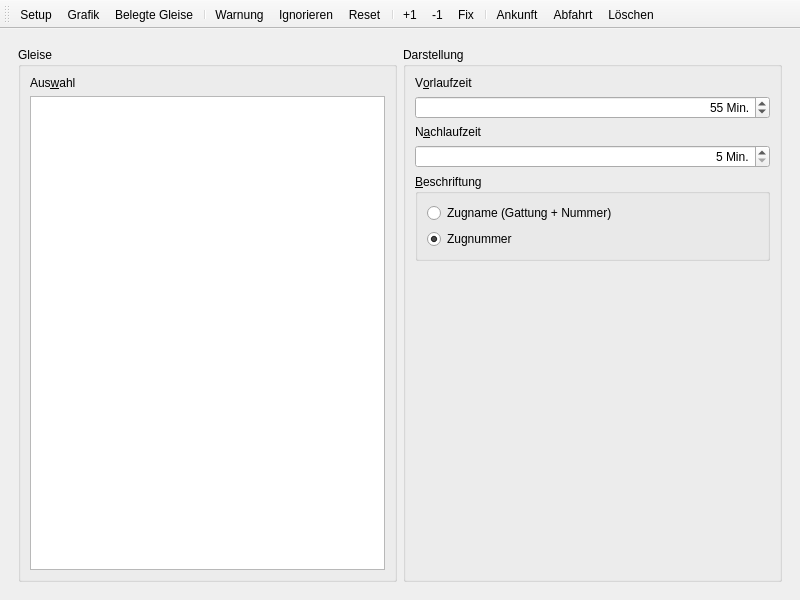
<?xml version="1.0" encoding="UTF-8"?>
<ui version="4.0">
 <class>GleisbelegungWindow</class>
 <widget class="QMainWindow" name="GleisbelegungWindow">
  <property name="geometry">
   <rect>
    <x>0</x>
    <y>0</y>
    <width>800</width>
    <height>600</height>
   </rect>
  </property>
  <property name="windowTitle">
   <string>MainWindow</string>
  </property>
  <widget class="QWidget" name="centralwidget">
   <layout class="QHBoxLayout" name="horizontalLayout_3">
    <item>
     <widget class="QStackedWidget" name="stackedWidget">
      <property name="currentIndex">
       <number>0</number>
      </property>
      <widget class="QWidget" name="settings_page">
       <layout class="QHBoxLayout" name="horizontalLayout_2">
        <item>
         <widget class="QGroupBox" name="gleise_group">
          <property name="title">
           <string>Gleise</string>
          </property>
          <layout class="QVBoxLayout" name="verticalLayout">
           <item>
            <widget class="QLabel" name="gleise_label">
             <property name="text">
              <string>Aus&amp;wahl</string>
             </property>
             <property name="buddy">
              <cstring>gleisView</cstring>
             </property>
            </widget>
           </item>
           <item>
            <widget class="QTreeView" name="gleisView">
             <property name="alternatingRowColors">
              <bool>true</bool>
             </property>
            </widget>
           </item>
          </layout>
         </widget>
        </item>
        <item>
         <widget class="QGroupBox" name="darstellung_group">
          <property name="title">
           <string>Darstellung</string>
          </property>
          <layout class="QVBoxLayout" name="verticalLayout_3">
           <item>
            <widget class="QLabel" name="vorlaufzeit_label">
             <property name="text">
              <string>V&amp;orlaufzeit</string>
             </property>
             <property name="buddy">
              <cstring>vorlaufzeit_spin</cstring>
             </property>
            </widget>
           </item>
           <item>
            <widget class="QSpinBox" name="vorlaufzeit_spin">
             <property name="alignment">
              <set>Qt::AlignRight|Qt::AlignTrailing|Qt::AlignVCenter</set>
             </property>
             <property name="suffix">
              <string> Min.</string>
             </property>
             <property name="minimum">
              <number>15</number>
             </property>
             <property name="maximum">
              <number>120</number>
             </property>
             <property name="singleStep">
              <number>5</number>
             </property>
             <property name="value">
              <number>55</number>
             </property>
            </widget>
           </item>
           <item>
            <widget class="QLabel" name="nachlaufzeit_label">
             <property name="text">
              <string>N&amp;achlaufzeit</string>
             </property>
             <property name="buddy">
              <cstring>nachlaufzeit_spin</cstring>
             </property>
            </widget>
           </item>
           <item>
            <widget class="QSpinBox" name="nachlaufzeit_spin">
             <property name="alignment">
              <set>Qt::AlignRight|Qt::AlignTrailing|Qt::AlignVCenter</set>
             </property>
             <property name="suffix">
              <string> Min.</string>
             </property>
             <property name="minimum">
              <number>5</number>
             </property>
             <property name="maximum">
              <number>120</number>
             </property>
             <property name="singleStep">
              <number>5</number>
             </property>
             <property name="value">
              <number>5</number>
             </property>
            </widget>
           </item>
           <item>
            <widget class="QGroupBox" name="beschriftung_group">
             <property name="sizePolicy">
              <sizepolicy hsizetype="Expanding" vsizetype="Minimum">
               <horstretch>0</horstretch>
               <verstretch>0</verstretch>
              </sizepolicy>
             </property>
             <property name="title">
              <string>&amp;Beschriftung</string>
             </property>
             <layout class="QVBoxLayout" name="verticalLayout_2">
              <item>
               <widget class="QRadioButton" name="name_button">
                <property name="text">
                 <string>Zugname (Gattung + Nummer)</string>
                </property>
               </widget>
              </item>
              <item>
               <widget class="QRadioButton" name="nummer_button">
                <property name="text">
                 <string>Zugnummer</string>
                </property>
                <property name="checked">
                 <bool>true</bool>
                </property>
               </widget>
              </item>
             </layout>
            </widget>
           </item>
           <item>
            <widget class="QWidget" name="darstellung_stretch" native="true">
             <property name="sizePolicy">
              <sizepolicy hsizetype="Preferred" vsizetype="Expanding">
               <horstretch>0</horstretch>
               <verstretch>0</verstretch>
              </sizepolicy>
             </property>
            </widget>
           </item>
          </layout>
         </widget>
        </item>
       </layout>
      </widget>
      <widget class="QWidget" name="display_page">
       <layout class="QHBoxLayout" name="horizontalLayout">
        <property name="leftMargin">
         <number>0</number>
        </property>
        <property name="topMargin">
         <number>0</number>
        </property>
        <property name="rightMargin">
         <number>0</number>
        </property>
        <property name="bottomMargin">
         <number>0</number>
        </property>
        <item>
         <widget class="QSplitter" name="displaySplitter">
          <property name="orientation">
           <enum>Qt::Vertical</enum>
          </property>
          <widget class="QWidget" name="grafikWidget" native="true">
           <property name="sizePolicy">
            <sizepolicy hsizetype="Expanding" vsizetype="Expanding">
             <horstretch>0</horstretch>
             <verstretch>0</verstretch>
            </sizepolicy>
           </property>
          </widget>
          <widget class="QLabel" name="zuginfoLabel">
           <property name="sizePolicy">
            <sizepolicy hsizetype="Preferred" vsizetype="Preferred">
             <horstretch>0</horstretch>
             <verstretch>0</verstretch>
            </sizepolicy>
           </property>
           <property name="maximumSize">
            <size>
             <width>16777215</width>
             <height>50</height>
            </size>
           </property>
           <property name="baseSize">
            <size>
             <width>0</width>
             <height>0</height>
            </size>
           </property>
           <property name="frameShape">
            <enum>QFrame::Box</enum>
           </property>
           <property name="frameShadow">
            <enum>QFrame::Sunken</enum>
           </property>
           <property name="text">
            <string>Zuginfo: (keine Auswahl)</string>
           </property>
           <property name="textFormat">
            <enum>Qt::AutoText</enum>
           </property>
           <property name="textInteractionFlags">
            <set>Qt::TextSelectableByMouse</set>
           </property>
          </widget>
         </widget>
        </item>
       </layout>
      </widget>
     </widget>
    </item>
   </layout>
  </widget>
  <widget class="QToolBar" name="toolBar">
   <property name="windowTitle">
    <string>toolBar</string>
   </property>
   <property name="iconSize">
    <size>
     <width>16</width>
     <height>16</height>
    </size>
   </property>
   <attribute name="toolBarArea">
    <enum>TopToolBarArea</enum>
   </attribute>
   <attribute name="toolBarBreak">
    <bool>false</bool>
   </attribute>
   <addaction name="actionSetup"/>
   <addaction name="actionAnzeige"/>
   <addaction name="actionBelegteGleise"/>
   <addaction name="separator"/>
   <addaction name="actionWarnungSetzen"/>
   <addaction name="actionWarnungIgnorieren"/>
   <addaction name="actionWarnungReset"/>
   <addaction name="separator"/>
   <addaction name="actionPlusEins"/>
   <addaction name="actionMinusEins"/>
   <addaction name="actionFix"/>
   <addaction name="separator"/>
   <addaction name="actionAnkunftAbwarten"/>
   <addaction name="actionAbfahrtAbwarten"/>
   <addaction name="actionLoeschen"/>
  </widget>
  <action name="actionSetup">
   <property name="icon">
    <iconset>
     <normaloff>:/equalizer.png</normaloff>
     <disabledoff>:/equalizer-dis.png</disabledoff>:/equalizer.png</iconset>
   </property>
   <property name="text">
    <string>Setup</string>
   </property>
   <property name="toolTip">
    <string>Gleisauswahl (S)</string>
   </property>
   <property name="shortcut">
    <string>S</string>
   </property>
  </action>
  <action name="actionAnzeige">
   <property name="icon">
    <iconset>
     <normaloff>:/slots.png</normaloff>
     <disabledoff>:/slots-dis.png</disabledoff>:/slots.png</iconset>
   </property>
   <property name="text">
    <string>Grafik</string>
   </property>
   <property name="toolTip">
    <string>Grafik anzeigen (G)</string>
   </property>
   <property name="shortcut">
    <string>G</string>
   </property>
  </action>
  <action name="actionPlusEins">
   <property name="icon">
    <iconset>
     <normaloff>:/clock--plus.png</normaloff>:/clock--plus.png</iconset>
   </property>
   <property name="text">
    <string>+1</string>
   </property>
   <property name="toolTip">
    <string>Feste Verspätung +1 Minute auf ausgewähltem Slot (+)</string>
   </property>
   <property name="shortcut">
    <string>+</string>
   </property>
  </action>
  <action name="actionMinusEins">
   <property name="icon">
    <iconset>
     <normaloff>:/clock--minus.png</normaloff>:/clock--minus.png</iconset>
   </property>
   <property name="text">
    <string>-1</string>
   </property>
   <property name="toolTip">
    <string>Feste Verspätung -1 Minute auf ausgewähltem Slot (-)</string>
   </property>
   <property name="shortcut">
    <string>-</string>
   </property>
  </action>
  <action name="actionFix">
   <property name="icon">
    <iconset>
     <normaloff>:/clock--pencil.png</normaloff>:/clock--pencil.png</iconset>
   </property>
   <property name="text">
    <string>Fix</string>
   </property>
   <property name="toolTip">
    <string>Feste Verspätung auf ausgewähltem Slot festlegen (V)</string>
   </property>
   <property name="shortcut">
    <string>V</string>
   </property>
  </action>
  <action name="actionLoeschen">
   <property name="icon">
    <iconset>
     <normaloff>:/chain--return.png</normaloff>:/chain--return.png</iconset>
   </property>
   <property name="text">
    <string>Löschen</string>
   </property>
   <property name="toolTip">
    <string>Korrekturen auf ausgewähltem Slot löschen (Del)</string>
   </property>
   <property name="shortcut">
    <string>Del</string>
   </property>
  </action>
  <action name="actionAnkunftAbwarten">
   <property name="icon">
    <iconset>
     <normaloff>:/chain--arrow-in.png</normaloff>:/chain--arrow-in.png</iconset>
   </property>
   <property name="text">
    <string>Ankunft</string>
   </property>
   <property name="toolTip">
    <string>Kreuzung/Ankunft von zweitem gewählten Zug abwarten (K)</string>
   </property>
   <property name="shortcut">
    <string>K</string>
   </property>
  </action>
  <action name="actionAbfahrtAbwarten">
   <property name="icon">
    <iconset>
     <normaloff>:/chain--arrow.png</normaloff>:/chain--arrow.png</iconset>
   </property>
   <property name="text">
    <string>Abfahrt</string>
   </property>
   <property name="toolTip">
    <string>Überholung/Abfahrt von zweitem gewählten Zug abwarten (F)</string>
   </property>
   <property name="shortcut">
    <string>F</string>
   </property>
  </action>
  <action name="actionWarnungSetzen">
   <property name="icon">
    <iconset>
     <normaloff>:/flag.png</normaloff>:/flag.png</iconset>
   </property>
   <property name="text">
    <string>Warnung</string>
   </property>
   <property name="toolTip">
    <string>Slot-Warnung setzen (W)</string>
   </property>
   <property name="shortcut">
    <string>W</string>
   </property>
  </action>
  <action name="actionWarnungIgnorieren">
   <property name="icon">
    <iconset>
     <normaloff>:/flag-green.png</normaloff>:/flag-green.png</iconset>
   </property>
   <property name="text">
    <string>Ignorieren</string>
   </property>
   <property name="toolTip">
    <string>Slot-Warnung ignorieren (I)</string>
   </property>
   <property name="shortcut">
    <string>I</string>
   </property>
  </action>
  <action name="actionWarnungReset">
   <property name="icon">
    <iconset>
     <normaloff>:/flag-white.png</normaloff>:/flag-white.png</iconset>
   </property>
   <property name="text">
    <string>Reset</string>
   </property>
   <property name="toolTip">
    <string>Slot-Warnung zurücksetzen (R)</string>
   </property>
   <property name="shortcut">
    <string>R</string>
   </property>
  </action>
  <action name="actionBelegteGleise">
   <property name="checkable">
    <bool>true</bool>
   </property>
   <property name="checked">
    <bool>false</bool>
   </property>
   <property name="enabled">
    <bool>true</bool>
   </property>
   <property name="icon">
    <iconset>
     <normaloff>:/funnel-small.png</normaloff>
     <disabledoff>:/funnel-small-dis</disabledoff>:/funnel-small.png</iconset>
   </property>
   <property name="text">
    <string>Belegte Gleise</string>
   </property>
   <property name="toolTip">
    <string>Nur belegte Gleise anzeigen (B)</string>
   </property>
   <property name="shortcut">
    <string>B</string>
   </property>
  </action>
 </widget>
 <resources/>
 <connections/>
</ui>
